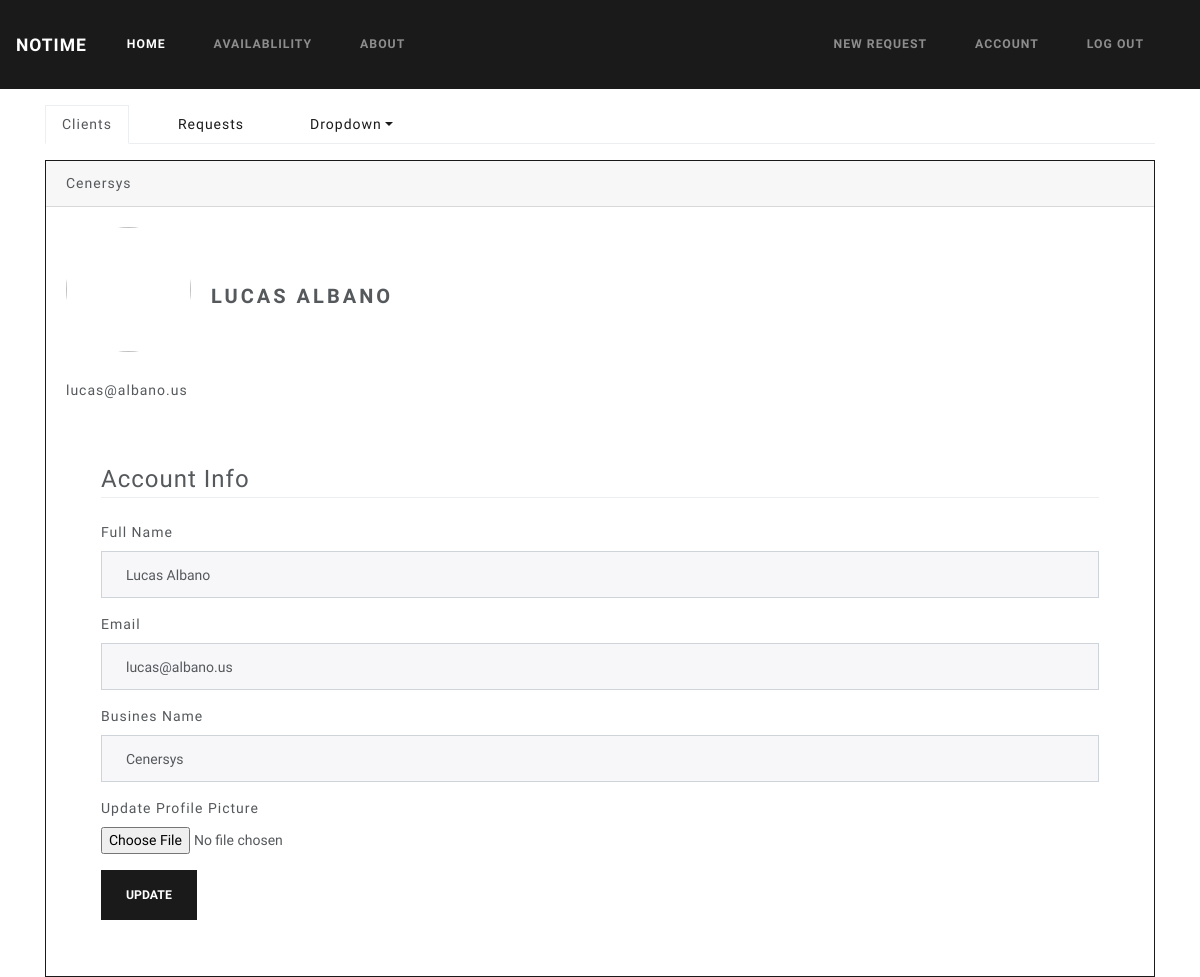
Page /account (signed in) on the committed database.
### fulcrumportal/models.py (models this page shows, shortened)
class User(db.Model, UserMixin):
    id = db.Column(db.Integer, primary_key=True)
    fullname = db.Column(db.String(40), nullable=False)
    email = db.Column(db.String(120), unique=True, nullable=False)
    password = db.Column(db.String(60), nullable=False)
    image_file = db.Column(db.String(20), nullable=False, default='default.jpg')
    business_name = db.Column(db.String(80), nullable=False)
    requests = db.relationship('Requests', backref='business', lazy=True)
    role = db.Column(db.String(10), nullable=False)

### fulcrumportal/routes.py (the view)
@app.route("/account", methods=["GET", "POST"])
@login_required
def account():
    form = UpdateAccountForm()
    if form.validate_on_submit():
        if form.picture.data:
            picture_file = save_picture(form.picture.data)
            current_user.image_file = picture_file
        current_user.fullname = form.fullName.data
        current_user.email = form.email.data
        current_user.business_name = form.business.data
        db.session.commit()
        flash(f'Your account has been updated!', 'success')
        return redirect(url_for('account'))
    elif request.method == "GET":
        form.fullName.data = current_user.fullname
        form.email.data = current_user.email
        form.business.data = current_user.business_name
    image_file = url_for('static', filename='profilePics/' + current_user.image_file)
    return render_template('account.html', Title='Account', image_file=image_file, form=form)

### fulcrumportal/forms.py (shortened to what this page needs)
class UpdateAccountForm(FlaskForm):
    fullName = StringField('Full Name', validators=[DataRequired(), Length(min=2, max=50)])
    email = StringField('Email', validators=[DataRequired(), Email()])
    business = StringField('Busines Name', validators=[DataRequired()])
    picture = FileField('Update Profile Picture', validators=[FileAllowed(['jpg', 'png'])])
    submit = SubmitField('Update')

### fulcrumportal/models.py (called while the page is built)
@login_manager.user_loader
def load_user(user_id):
    return User.query.get(int(user_id))

### fulcrumportal/templates/account.html (shortened to what this page needs)
{% extends "main.html" %}
{% block content %}
    <div class="container pt-3">
        <div class="card border-primary ">
        <div class="card-header">{{ current_user.business_name }}</div>
        <div class="card-body">
            <h4 class="card-title"><img class="account-img rounded-circle" src="{{ image_file }}">{{ current_user.fullname }}</h4>
            <p class="card-text">{{ current_user.email }}</p>
            <div class="container pt-4">
    <div>
        <div class="card-body">
        <form method="POST" action="" enctype="multipart/form-data">
            <fieldset class="form-group">
                <legend class="border-bottom mb-4">Account Info</legend>
                <div class="form-group">
                    {{ form.fullName.label(class="form-control-label") }}
                    {% if form.fullName.errors %}
                        {{ form.fullName(class="form-control is-invalid") }}
                        <div class="invalid-feedback">
                            {% for error in form.fullName.errors %}
                                <span>{{ error }}</span>
                            {% endfor %}
                        </div>
                    {% else %}
                        {{ form.fullName(class="form-control") }}
                    {% endif %}
                </div>
                <div class="form-group">
                    {{ form.email.label(class="form-control-label") }}
                    {% if form.email.errors %}
                        {{ form.email(class="form-control is-invalid") }}
                        <div class="invalid-feedback">
                            {% for error in form.email.errors %}
                                <span>{{ error }}</span>
                            {% endfor %}
                        </div>
                    {% else %}
                        {{ form.email(class="form-control") }}
                    {% endif %}
                </div>
                <div class="form-group">
                    {{ form.business.label(class="form-control-label") }}
                    {% if form.business.errors %}
                        {{ form.business(class="form-control is-invalid") }}
                        <div class="invalid-feedback">
                            {% for error in form.business.errors %}
                                <span>{{ error }}</span>
                            {% endfor %}
                        </div>
                    {% else %}
                        {{ form.business(class="form-control") }}
                    {% endif %}
                </div>
            <div>
                {{ form.picture.label() }}
                {{ form.picture(class="form-control-file") }}
            </div>
            </fieldset>
            <div class="form-group">
                {{ form.submit(class="btn btn-primary") }}
            </div>
        </form>
        </div>
    </div>
    </div>
        </div>
    </div>
    </div>
{% endblock content %}

### fulcrumportal/static/main.css (style rules this page uses)
.account-img { height: 125px; width: 125px; margin-right: 20px; margin-bottom: 16px; }

### rows in the picture
User: business_name "Cenersys", fullname "LUCAS ALBANO", email "lucas@albano.us"
